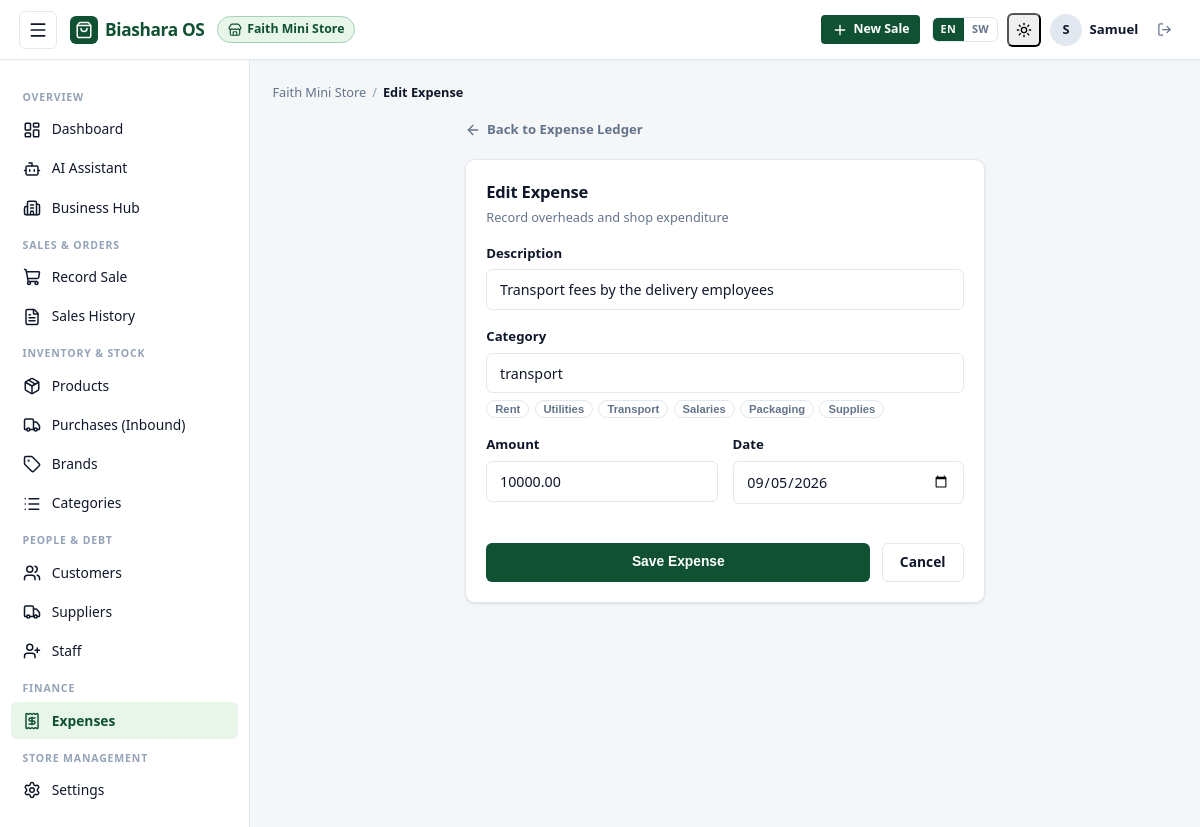
The app's page /2/expenses/6/edit/ (signed in) with its own data.
### BusinessOs/models.py (models this page shows, shortened)
class Business(models.Model):
    owner = models.ForeignKey(
        settings.AUTH_USER_MODEL,
        on_delete=models.CASCADE,
        related_name="businesses",
    )
    name = models.CharField(max_length=150)
    location = models.CharField(max_length=200, blank=True)
    phone = models.CharField(max_length=20, blank=True)
    created_at = models.DateTimeField(auto_now_add=True)
    class Meta:
        ordering = ["-created_at"]
    def can_record_sales(self, user):
        if user == self.owner:
            return True
        return self.staff.filter(user=user).exists()

class Expense(models.Model):
    business = models.ForeignKey(Business, on_delete=models.CASCADE, related_name="expenses")
    description = models.CharField(max_length=200)
    category = models.CharField(max_length=50, blank=True)
    amount = models.DecimalField(max_digits=12, decimal_places=2)
    date = models.DateField(db_index=True)
    class Meta:
        ordering = ["-date"]

### BusinessOs/views.py (the view, shortened to what this page needs)
# urls.py: path("<int:business_id>/expenses/<int:pk>/edit/", views.ExpenseUpdateView.as_view(), name="expense_update"),
class ExpenseUpdateView(BusinessAccessMixin, UpdateView):
    model = Expense
    form_class = ExpenseForm
    template_name = "sales/expense_form.html"
    def get_queryset(self):
        return self.business.expenses.all()

### BusinessOs/forms.py
class ExpenseForm(forms.ModelForm):
    class Meta:
        model = Expense
        fields = ["description", "category", "amount", "date"]
        widgets = {
            "description": forms.TextInput(attrs=TEXT_ATTRS),
            "category": forms.TextInput(attrs={**TEXT_ATTRS, "placeholder": "rent, transport, supplies…"}),
            "amount": forms.NumberInput(attrs={**TEXT_ATTRS, "step": "0.01", "min": "0"}),
            "date": forms.DateInput(attrs={**TEXT_ATTRS, "type": "date"}),
        }

### BusinessOs/context_processors.py (called while the page is built)
def biashara_i18n(request):
    lang = request.session.get("biashara_lang") or request.session.get("_language")
    if not lang:
        lang = request.COOKIES.get("biashara_lang") or request.COOKIES.get("django_language")
    if not lang:
        lang = translation.get_language() or "en"
    if lang.startswith("sw"):
        lang = "sw"
    else:
        lang = "en"
    return {
        "current_lang": lang,
        "is_swahili": (lang == "sw"),
        "translations_sw_json": json.dumps(TRANSLATIONS_SW) if lang == "sw" else "{}",
    }

### BusinessOs/views.py (called while the page is built)
    def dispatch(self, request, *args, **kwargs):
        self.business = get_object_or_404(Business, pk=kwargs["business_id"])
        if not self.business.can_record_sales(request.user):
            raise PermissionDenied("You are not authorized for this business.")
        return super().dispatch(request, *args, **kwargs)

    def get_context_data(self, **kwargs):
        ctx = super().get_context_data(**kwargs)
        ctx["business"] = self.business
        return ctx

### BusinessOs/templates/sales/expense_form.html (shortened to what this page needs)
{% extends "sales/base.html" %}
{% block crumb %}{% if expense %}Edit Expense{% else %}New Expense{% endif %}{% endblock %}
{% block content %}
<div style="max-width: 520px; margin: 0.5rem auto 0;">
  <a href="{% url 'expense_list' business.id %}" class="back-link" style="display:inline-flex; align-items:center; gap:0.4rem; font-size:0.88rem; font-weight:600; color:var(--color-text-muted); text-decoration:none;">
    <i data-lucide="arrow-left" style="width:16px;height:16px;"></i>
    Back to Expense Ledger
  </a>
</div>
<div class="card" style="max-width: 520px; margin: 0.5rem auto 1.5rem;">
  <div class="card-header">
    <div>
      <h1 class="card-title">{% if expense %}Edit Expense{% else %}Log Operating Expense{% endif %}</h1>
      <div class="card-subtitle">Record overheads and shop expenditure</div>
    </div>
  </div>
  <form method="post" novalidate>
    <div class="form-group {% if form.description.errors %}has-error{% endif %}">
      <label for="{{ form.description.id_for_label }}">{{ form.description.label }}</label>
      {{ form.description }}
    </div>
    <div class="form-group {% if form.category.errors %}has-error{% endif %}">
      <label for="{{ form.category.id_for_label }}">{{ form.category.label }}</label>
      {{ form.category }}
      <div style="display:flex; gap:0.35rem; flex-wrap:wrap; margin-top:0.45rem;">
        <button type="button" class="category-chip pill-link" data-cat="Rent" style="font-size:0.75rem; padding:2px 8px;">Rent</button>
        <button type="button" class="category-chip pill-link" data-cat="Utilities" style="font-size:0.75rem; padding:2px 8px;">Utilities</button>
        <button type="button" class="category-chip pill-link" data-cat="Transport" style="font-size:0.75rem; padding:2px 8px;">Transport</button>
        <button type="button" class="category-chip pill-link" data-cat="Salaries" style="font-size:0.75rem; padding:2px 8px;">Salaries</button>
        <button type="button" class="category-chip pill-link" data-cat="Packaging" style="font-size:0.75rem; padding:2px 8px;">Packaging</button>
        <button type="button" class="category-chip pill-link" data-cat="Supplies" style="font-size:0.75rem; padding:2px 8px;">Supplies</button>
      </div>
    </div>
    <div style="display:grid; grid-template-columns: 1fr 1fr; gap:1rem;">
      <div class="form-group {% if form.amount.errors %}has-error{% endif %}">
        <label for="{{ form.amount.id_for_label }}">{{ form.amount.label }}</label>
        {{ form.amount }}
      </div>
      <div class="form-group {% if form.date.errors %}has-error{% endif %}">
        <label for="{{ form.date.id_for_label }}">{{ form.date.label }}</label>
        {{ form.date }}
      </div>
    </div>
    <div style="display:flex; gap:0.75rem; margin-top:1.5rem;">
      <button type="submit" class="btn btn-primary" style="flex:1;">Save Expense</button>
      <a href="{% url 'expense_list' business.id %}" class="btn btn-secondary">Cancel</a>
    </div>
  </form>
</div>
{% endblock %}

### BusinessOs/templates/sales/base.html (shortened to what this page needs)
{% load static %}<!DOCTYPE html>
<html lang="{{ current_lang|default:'en' }}" x-data="{ sidebarOpen: false }" :class="{ 'sidebar-mobile-open': sidebarOpen }">
<head>
  <link rel="stylesheet" href="{% static 'sales/css/style.css' %}?v=3.1">
</head>
<body>
<div class="app-wrapper">
  <header class="topbar">
    <div class="topbar-inner">
      <div class="topbar-left">
        {% if business %}
        <button type="button" class="menu-toggle-btn" @click="sidebarOpen = !sidebarOpen" aria-label="Toggle navigation drawer">
          <i data-lucide="menu" style="width:20px;height:20px;"></i>
        </button>
        {% endif %}
        <a href="{% url 'business_list' %}" class="brand-badge">
          <div class="brand-icon">
            <i data-lucide="shopping-bag" style="width:18px;height:18px;"></i>
          </div>
          <span class="brand-title">Biashara OS</span>
        </a>
        {% if business %}
        <a href="{% url 'business_detail' business.id %}" class="business-tag" title="{{ business.name }}">
          <i data-lucide="store" style="width:14px;height:14px;flex-shrink:0;"></i>
          <span>{{ business.name }}</span>
        </a>
        {% endif %}
      </div>
      <div class="topbar-right">
        {% if business %}
        <a href="{% url 'record_sale' business.id %}" class="btn btn-primary btn-sm desktop-only-btn" style="display:inline-flex;align-items:center;gap:0.4rem;">
          <i data-lucide="plus" style="width:16px;height:16px;"></i>
          <span>{% if is_swahili %}Mauzo Mapya{% else %}New Sale{% endif %}</span>
        </a>
        {% endif %}
        {% if user.is_authenticated %}
        <div class="topbar-user-group">
          <div class="lang-switcher">
            <a href="{% url 'set_language' %}?lang=en"
               class="lang-btn {% if current_lang != 'sw' %}lang-btn--active{% endif %}"
               title="English">EN</a>
            <a href="{% url 'set_language' %}?lang=sw"
               class="lang-btn {% if current_lang == 'sw' %}lang-btn--active{% endif %}"
               title="Kiswahili">SW</a>
          </div>
          <button type="button" class="theme-toggle-btn icon-btn" title="Toggle dark / light mode"
                  onclick="toggleTheme()">
            <i data-lucide="sun" class="theme-icon-light" style="width:16px;height:16px;"></i>
          </button>
          <div class="user-badge" title="{{ user.get_full_name|default:user.username }}">
            <div class="user-avatar">{{ user.username|slice:":1"|upper }}</div>
            <span class="user-name">{{ user.username }}</span>
          </div>
          <form method="post" action="{% url 'logout' %}" style="margin:0;">
            <button type="submit" class="btn btn-ghost btn-sm icon-btn" title="{% if is_swahili %}Toka{% else %}Sign out{% endif %}">
              <i data-lucide="log-out" style="width:15px;height:15px;"></i>
            </button>
          </form>
        </div>
        {% endif %}
      </div>
    </div>
  </header>
  <div class="app-container">
    {% if business %}
    <aside class="app-sidebar" :class="{ 'drawer-open': sidebarOpen }">
      <div class="sidebar-scroll">
        <div class="nav-section-title">{% if is_swahili %}Muhtasari{% else %}Overview{% endif %}</div>
        <ul class="sidebar-nav">
          <li class="nav-item {% if request.resolver_match.url_name == 'business_dashboard' %}active{% endif %}">
            <a href="{% url 'business_dashboard' business.id %}">
              <i data-lucide="layout-dashboard"></i>
              {% if is_swahili %}Dashibodi{% else %}Dashboard{% endif %}
            </a>
          </li>
          <li class="nav-item {% if 'assistant' in request.path %}active{% endif %}">
            <a href="{% url 'assistant:chat_page' business.id %}">
              <i data-lucide="bot"></i>
              {% if is_swahili %}Msaidizi wa AI{% else %}AI Assistant{% endif %}
            </a>
          </li>
          <li class="nav-item {% if request.resolver_match.url_name == 'business_detail' or request.resolver_match.url_name == 'business_update' %}active{% endif %}">
            <a href="{% url 'business_detail' business.id %}">
              <i data-lucide="building-2"></i>
              {% if is_swahili %}Kituo cha Biashara{% else %}Business Hub{% endif %}
            </a>
          </li>
        </ul>
        <div class="nav-section-title">{% if is_swahili %}Mauzo na Maagizo{% else %}Sales &amp; Orders{% endif %}</div>
        <ul class="sidebar-nav">
          <li class="nav-item {% if request.resolver_match.url_name == 'record_sale' %}active{% endif %}">
            <a href="{% url 'record_sale' business.id %}">
              <i data-lucide="shopping-cart"></i>
              {% if is_swahili %}Rekodi Mauzo{% else %}Record Sale{% endif %}
            </a>
          </li>
          <li class="nav-item {% if request.resolver_match.url_name == 'sale_list' or request.resolver_match.url_name == 'sale_detail' %}active{% endif %}">
            <a href="{% url 'sale_list' business.id %}">
              <i data-lucide="file-text"></i>
              {% if is_swahili %}Historia ya Mauzo{% else %}Sales History{% endif %}
            </a>
          </li>
        </ul>
        <div class="nav-section-title">{% if is_swahili %}Bidhaa na Stoo{% else %}Inventory &amp; Stock{% endif %}</div>
        <ul class="sidebar-nav">
          <li class="nav-item ">
            <a href="{% url 'product_list' business.id %}">
              <i data-lucide="package"></i>
              {% if is_swahili %}Bidhaa{% else %}Products{% endif %}
            </a>
          </li>
          <li class="nav-item {% if request.resolver_match.url_name == 'purchase_list' or request.resolver_match.url_name == 'record_purchase' or request.resolver_match.url_name == 'purchase_detail' %}active{% endif %}">
            <a href="{% url 'purchase_list' business.id %}">
              <i data-lucide="truck"></i>
              {% if is_swahili %}Ununuzi wa Bidhaa{% else %}Purchases (Inbound){% endif %}
            </a>
          </li>
          <li class="nav-item {% if request.resolver_match.url_name == 'brand_list' or request.resolver_match.url_name == 'brand_create' %}active{% endif %}">
            <a href="{% url 'brand_list' business.id %}">
              <i data-lucide="tag"></i>
              {% if is_swahili %}Chapa{% else %}Brands{% endif %}
            </a>
          </li>
          <li class="nav-item {% if request.resolver_match.url_name == 'category_list' or request.resolver_match.url_name == 'category_create' %}active{% endif %}">
            <a href="{% url 'category_list' business.id %}">
              <i data-lucide="list"></i>
              {% if is_swahili %}Makundi{% else %}Categories{% endif %}
            </a>
          </li>
        </ul>
        <div class="nav-section-title">{% if is_swahili %}Watu na Madeni{% else %}People &amp; Debt{% endif %}</div>
        <ul class="sidebar-nav">
          <li class="nav-item {% if request.resolver_match.url_name == 'customer_list' or request.resolver_match.url_name == 'customer_create' or request.resolver_match.url_name == 'customer_update' %}active{% endif %}">
            <a href="{% url 'customer_list' business.id %}">
              <i data-lucide="users"></i>
              {% if is_swahili %}Wateja{% else %}Customers{% endif %}
            </a>
          </li>
          <li class="nav-item {% if request.resolver_match.url_name == 'supplier_list' or request.resolver_match.url_name == 'supplier_create' or request.resolver_match.url_name == 'supplier_update' %}active{% endif %}">
            <a href="{% url 'supplier_list' business.id %}">
              <i data-lucide="truck"></i>
              {% if is_swahili %}Wasambazaji{% else %}Suppliers{% endif %}
            </a>
          </li>
          {% if business.owner_id == request.user.id %}
          <li class="nav-item {% if request.resolver_match.url_name == 'staff_list' or request.resolver_match.url_name == 'staff_create' %}active{% endif %}">
            <a href="{% url 'staff_list' business.id %}">
              <i data-lucide="user-plus"></i>
              {% if is_swahili %}Wafanyakazi{% else %}Staff{% endif %}
            </a>
          </li>
          {% endif %}
        </ul>
        <div class="nav-section-title">{% if is_swahili %}Fedha na Hesabu{% else %}Finance{% endif %}</div>
        <ul class="sidebar-nav">
          <li class="nav-item {% if request.resolver_match.url_name == 'expense_list' or request.resolver_match.url_name == 'expense_create' or request.resolver_match.url_name == 'expense_update' %}active{% endif %}">
            <a href="{% url 'expense_list' business.id %}">
              <i data-lucide="receipt"></i>
              {% if is_swahili %}Matumizi{% else %}Expenses{% endif %}
            </a>
          </li>
        </ul>
        <div class="nav-section-title">{% if is_swahili %}Usimamizi wa Duka{% else %}Store Management{% endif %}</div>
        <ul class="sidebar-nav">
          <li class="nav-item {% if request.resolver_match.url_name == 'business_settings' %}active{% endif %}">
            <a href="{% url 'business_settings' business.id %}">
              <i data-lucide="settings"></i>
              {% if is_swahili %}Mipangilio{% else %}Settings{% endif %}
            </a>
          </li>
        </ul>
      </div>
    </aside>
    {% endif %}
    <main class="app-main">
      {% if business %}
      <nav class="breadcrumb-trail" aria-label="Breadcrumb">
        <a href="{% url 'business_dashboard' business.id %}">{{ business.name }}</a>
        <span class="breadcrumb-sep">/</span>
        <span class="breadcrumb-current">{% block crumb %}Overview{% endblock %}</span>
      </nav>
      {% endif %}
      {% block content %}{% endblock %}
    </main>
  </div>
</div>
</body>
</html>

### records on screen
Business: name "Faith Mini Store"
Expense: description "Transport fees by the delivery employees", category "transport", amount "10000.00", date "09/05/2026"

### other values on screen
{{ user.username|slice:":1"|upper }} "S"
{{ user.username }} "Samuel"
